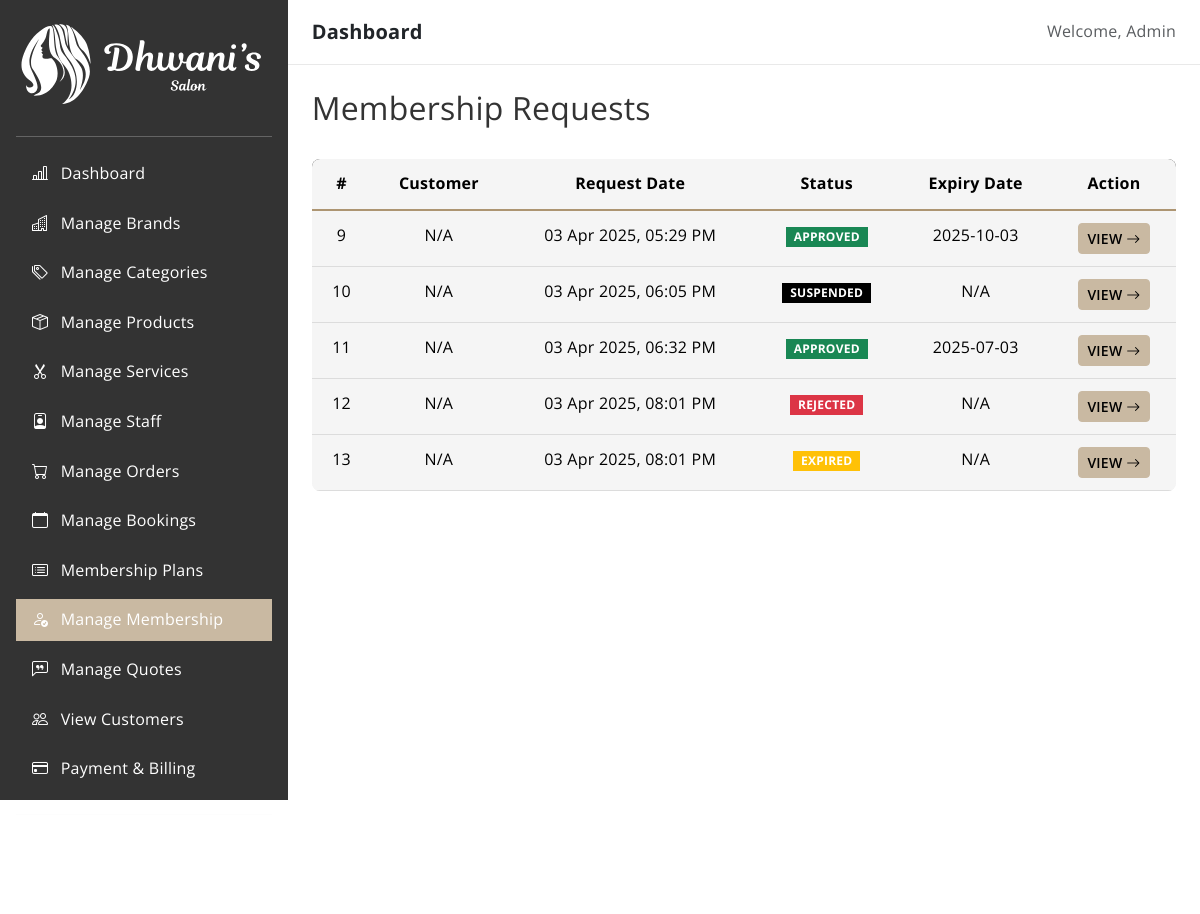
The app's page /admin/membership/index.php (signed in) with its own data.
### tables this page shows
CREATE TABLE `membership` (
  `id` int(11) NOT NULL,
  `user_id` int(11) NOT NULL,
  `plan_id` int(11) NOT NULL,
  `request_date` timestamp NOT NULL DEFAULT current_timestamp(),
  `status` enum('pending','approved','rejected','expired','suspended') NOT NULL DEFAULT 'pending',
  `payment_proof` varchar(255) DEFAULT NULL,
  `admin_response` text DEFAULT NULL,
  `expiry_date` date DEFAULT NULL,
  `created_at` timestamp NOT NULL DEFAULT current_timestamp(),
  `updated_at` timestamp NOT NULL DEFAULT current_timestamp() ON UPDATE current_timestamp()
);

### database/database.php (called while the page is built)
<?php
require(__DIR__ . '/Connection.php');
$servername = 'localhost';
$port = 3306;
$db_name = 'salon';
$username = 'root';
$password = '';
$connection = new Connection($servername, $port, $db_name, $username, $password);

### database/Connection.php (called while the page is built, shortened)
<?php
class Connection
{
    private $pdo;
    public function __construct($server_name, $port, $db_name, $username, $password)
    {
        try {
            $this->pdo = new PDO("mysql:host={$server_name};port={$port};dbname={$db_name}", $username, $password);
            $this->pdo->setAttribute(PDO::ATTR_ERRMODE, PDO::ERRMODE_EXCEPTION);
            $this->pdo->setAttribute(PDO::ATTR_DEFAULT_FETCH_MODE, PDO::FETCH_ASSOC);
        } catch (PDOException $e) {
            echo $e->getMessage();
            die();
        }
    }
    public function findById($table_name, $id)
    {
        $statement = $this->pdo->prepare("SELECT * FROM {$table_name} WHERE id = :id");
        $statement->execute(["id" => $id]);
        $result = $statement->fetch();
        return $result;
    }
    public function findAll($table_name)
    {
        $sql = "SELECT * FROM {$table_name}";
        $statement = $this->pdo->prepare($sql);
        $statement->execute();
        $result = $statement->fetchAll();
        return $result;
    }
}

### public/admin/membership/index.php (the view, shortened to what this page needs)
<?php
include DB_ROOT . 'database.php';
$memberships = $connection->findAll("membership");
?>
<?php include_once '../../../includes/header.php'; ?>
<div class="d-flex">
  <?php
  include_once '../../../includes/admin-sidebar.php';
  ?>
  <div class="container-fluid px-4 py-4">
    <div class="row mb-4">
      <div class="col-12 d-flex justify-content-between align-items-center">
        <h2 class="section-title">Membership Requests</h2>
      </div>
    </div>
    <div class="row">
      <div class="col-12">
        <div class="table-responsive" id="printable">
          <table class="table table-hover">
            <thead class="bg-secondary">
              <tr class="text-center">
                <th>#</th>
                <th>Customer</th>
                <th>Request Date</th>
                <th>Status</th>
                <th>Expiry Date</th>
                <th>Action</th>
              </tr>
            </thead>
            <tbody>
              <?php if (!empty($memberships)): ?>
                <?php foreach ($memberships as $index => $membership) : ?>
                  <?php
                  $customer = $connection->findById("users", $membership["user_id"]);
                  $status_classes = [
                    "pending" => "bg-secondary",
                    "approved" => "bg-success",
                    "rejected" => "bg-danger",
                    "expired" => "bg-warning",
                    "suspended" => "bg-dark"
                  ];
                  $status_badge = $status_classes[$membership["status"]] ?? "bg-secondary";
                  ?>
                  <tr class="text-center">
                    <td><?= $membership['id']; ?></td>
                    <td><?= $customer ? $customer['name'] : 'N/A'; ?></td>
                    <td><?= date('d M Y, h:i A', strtotime($membership['request_date'])); ?></td>
                    <td><span class="badge text-uppercase <?= $status_badge; ?>"><?= ucfirst($membership['status']); ?></span></td>
                    <td><?= $membership['expiry_date'] ? $membership['expiry_date'] : 'N/A'; ?></td>
                    <td>
                      <a href="view?id=<?= $membership['id']; ?>" class="fw-semibold btn btn-sm btn-primary text-uppercase">
                        View <i class="bi bi-arrow-right"></i>
                      </a>
                    </td>
                  </tr>
                <?php endforeach; ?>
              <?php else: ?>
                <tr>
                  <td colspan="6" class="text-center">No membership requests found</td>
                </tr>
              <?php endif; ?>
            </tbody>
          </table>
        </div>
      </div>
    </div>
  </div>
  <?php include_once '../../../includes/admin_footer.php'; ?>

### public/assets/css/style.css (style rules this page uses)
body { display: flex; flex-direction: column; min-height: 100vh; }

### includes/admin-sidebar.php (style rules this page uses)
body { height: 100vh; overflow: hidden; }

### records on screen
membership: id "9", request_date "03 Apr 2025, 05:29 PM", status "APPROVED", expiry_date "2025-10-03"
membership: id "10", request_date "03 Apr 2025, 06:05 PM", status "SUSPENDED", shows "N/A"
membership: id "11", request_date "03 Apr 2025, 06:32 PM", status "APPROVED", expiry_date "2025-07-03"
membership: id "12", request_date "03 Apr 2025, 08:01 PM", status "REJECTED", shows "N/A"
membership: id "13", request_date "03 Apr 2025, 08:01 PM", status "EXPIRED", shows "N/A"
